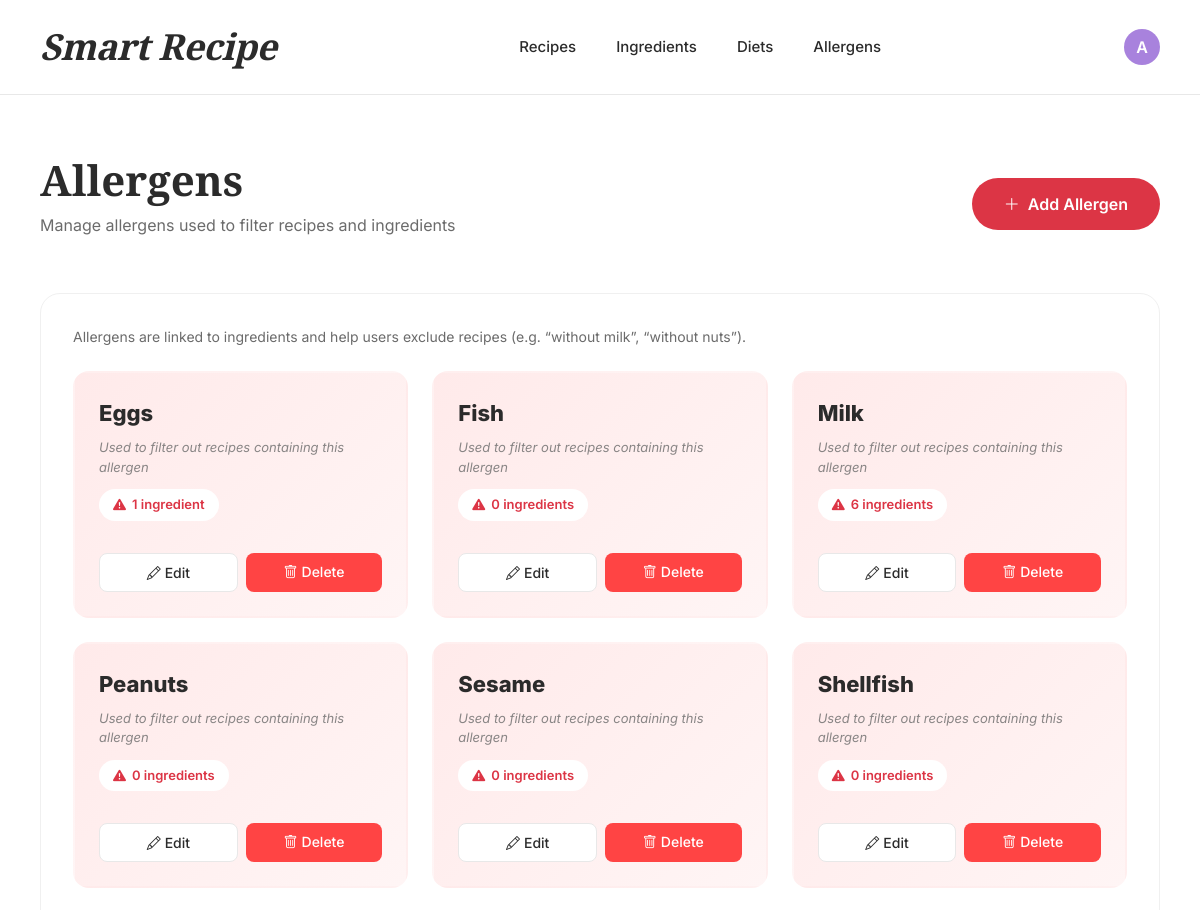
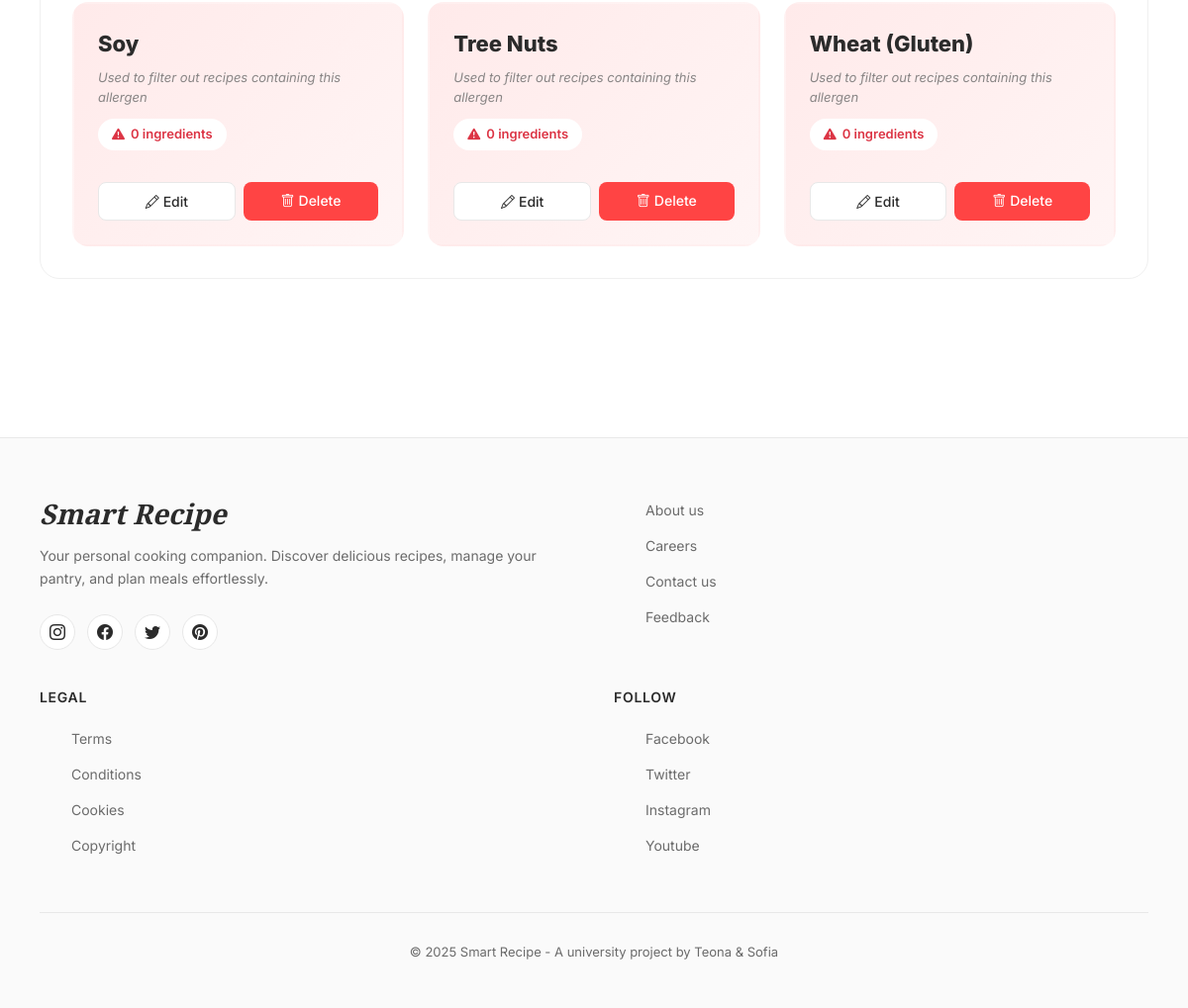
Screenshot of /allergens/ (signed in) with the database file from the repository (2 pictures, top to bottom).
### smart_recipe_app/models.py (models this page shows, shortened)
class Allergen(models.Model):
    name = models.CharField(max_length=50, unique=True)

### smart_recipe_app/views.py (the view)
# urls.py: path("allergens/", views.allergen_list, name="allergen_list"),
@login_required
def allergen_list(request):
    allergens = Allergen.objects.all().order_by("name")
    return render(request, "allergens/allergens.html", {"allergens": allergens})

### smart_recipe_app/templates/allergens/allergens.html (shortened to what this page needs)
{% extends 'common/base.html' %}
{% block content %}
<div class="allergens-container">
    <div class="page-header">
        <div class="d-flex justify-content-between align-items-center flex-wrap gap-3">
            <div>
                <h1 class="page-title">Allergens</h1>
                <p class="page-subtitle">Manage allergens used to filter recipes and ingredients</p>
            </div>
            <a href="{% url 'allergen_create' %}" class="btn-add">
                <i class="bi bi-plus-lg me-2"></i>Add Allergen
            </a>
        </div>
    </div>
    <div class="allergens-card">
        {% if allergens %}
            <p style="color: var(--text-muted); font-size: 14px; margin-bottom: 24px;">
                Allergens are linked to ingredients and help users exclude recipes (e.g. “without milk”, “without nuts”).
            </p>
            <div class="allergen-grid">
                {% for a in allergens %}
                <div class="allergen-item">
                    <div class="allergen-name">{{ a.name }}</div>
                    <div class="allergen-description">Used to filter out recipes containing this allergen</div>
                    {% with count=a.ingredients.count %}
                        <div class="allergen-count">
                            <i class="bi bi-exclamation-triangle-fill"></i>
                            <span>{{ count }} ingredient{{ count|pluralize }}</span>
                        </div>
                    {% endwith %}
                    <div class="allergen-actions">
                        <a href="{% url 'allergen_edit' a.id %}" class="btn-edit-allergen">
                            <i class="bi bi-pencil me-1"></i>Edit
                        </a>
                        <a href="{% url 'allergen_delete' a.id %}" class="btn-delete-allergen">
                            <i class="bi bi-trash me-1"></i>Delete
                        </a>
                    </div>
                </div>
                {% endfor %}
            </div>
        {% endif %}
    </div>
</div>
{% endblock %}

### smart_recipe_app/templates/common/base.html (shortened to what this page needs)
{% load static %}
<!DOCTYPE html>
<html lang="en">
<head>
    <link href="https://cdn.jsdelivr.net/npm/bootstrap@5.3.2/dist/css/bootstrap.min.css" rel="stylesheet">
    <link rel="stylesheet" href="https://cdn.jsdelivr.net/npm/bootstrap-icons@1.11.1/font/bootstrap-icons.css">
</head>
<body>
    <header class="clean-header">
        <div class="header-container">
            <a href="{% url 'index' %}" class="logo-text">Smart Recipe</a>
            {% if user.is_authenticated %}
            <nav class="header-nav">
                <a href="{% url 'recipe_list' %}" class="nav-link">Recipes</a>
                <a href="{% url 'ingredient_list' %}" class="nav-link">Ingredients</a>
                <a href="{% url 'diet_list' %}" class="nav-link">Diets</a>
                <a href="{% url 'allergen_list' %}" class="nav-link">Allergens</a>
            </nav>
            <div class="header-actions">
                <div class="dropdown user-menu">
                    <button class="user-btn dropdown-toggle" type="button" data-bs-toggle="dropdown" aria-expanded="false">
                        <div class="user-avatar">
                            {{ user.username|first|upper }}
                        </div>
                    </button>
                </div>
            </div>
            {% else %}
            <div class="header-actions">
                <a href="{% url 'login' %}" class="nav-link">Login</a>
            </div>
            {% endif %}
        </div>
    </header>
    <main>
        {% block content %}{% endblock %}
    </main>
    <footer class="clean-footer">
        <div class="footer-container">
            <div class="footer-content">
                <div class="footer-brand">
                    <h3>Smart Recipe</h3>
                    <p>Your personal cooking companion. Discover delicious recipes, manage your pantry, and plan meals effortlessly.</p>
                    <div class="social-links">
                        <a href="#" class="social-link" aria-label="Instagram">
                            <i class="bi bi-instagram"></i>
                        </a>
                        <a href="#" class="social-link" aria-label="Facebook">
                            <i class="bi bi-facebook"></i>
                        </a>
                        <a href="#" class="social-link" aria-label="Twitter">
                            <i class="bi bi-twitter"></i>
                        </a>
                        <a href="#" class="social-link" aria-label="Pinterest">
                            <i class="bi bi-pinterest"></i>
                        </a>
                    </div>
                </div>
                <div class="footer-section">
                    <ul class="footer-links">
                        <li><a href="#">About us</a></li>
                        <li><a href="#">Careers</a></li>
                        <li><a href="#">Contact us</a></li>
                        <li><a href="#">Feedback</a></li>
                    </ul>
                </div>
                <div class="footer-section">
                    <h4>Legal</h4>
                    <ul class="footer-links">
                        <li><a href="#">Terms</a></li>
                        <li><a href="#">Conditions</a></li>
                        <li><a href="#">Cookies</a></li>
                        <li><a href="#">Copyright</a></li>
                    </ul>
                </div>
                <div class="footer-section">
                    <h4>Follow</h4>
                    <ul class="footer-links">
                        <li><a href="#">Facebook</a></li>
                        <li><a href="#">Twitter</a></li>
                        <li><a href="#">Instagram</a></li>
                        <li><a href="#">Youtube</a></li>
                    </ul>
                </div>
            </div>
            <div class="footer-bottom">
                <p>&copy; 2025 Smart Recipe - A university project by Teona & Sofia</p>
            </div>
        </div>
    </footer>
</body>
</html>

### smart_recipe_app/templates/common/base.html (style rules this page uses)
:root { --vintage-grape: #49416D; --bright-lavender: #A882DD; --sweet-salmon: #E08D79; --honeydew: #E0EFDE; --icy-aqua: #B3F2DD; --text-dark: #2b2b2b; --text-muted: #6b6b6b; }
* { margin: 0; padding: 0; box-sizing: border-box; }
body { font-family: 'Inter', -apple-system, BlinkMacSystemFont, sans-serif; color: var(--text-dark); background-color: #ffffff; min-height: 100vh; display: flex; flex-direction: column; }
.clean-header { background: white; border-bottom: 1px solid #e8e8e8; position: sticky; top: 0; z-index: 1000; padding: 20px 0; }
.header-container { max-width: 1400px; margin: 0 auto; padding: 0 40px; display: flex; align-items: center; justify-content: space-between; }
.logo-text { font-family: 'Playfair Display', serif; font-size: 36px; font-weight: 900; font-style: italic; color: var(--text-dark); text-decoration: none; letter-spacing: -0.5px; transition: color 0.3s ease; }
.header-nav { display: flex; align-items: center; gap: 40px; }
.nav-link { color: var(--text-dark); text-decoration: none; font-weight: 500; font-size: 15px; transition: color 0.3s ease; }
.header-actions { display: flex; align-items: center; gap: 25px; }
.user-btn.dropdown-toggle::after { display: none; }
.user-btn { background: transparent; border: none; padding: 0; cursor: pointer; }
.user-avatar { width: 36px; height: 36px; background: var(--bright-lavender); border-radius: 50%; display: flex; align-items: center; justify-content: center; color: white; font-weight: 600; transition: transform 0.3s ease; }
main { flex: 1; }
.clean-footer { background: #fafafa; border-top: 1px solid #e8e8e8; padding: 60px 0 30px; margin-top: 80px; }
.footer-container { max-width: 1400px; margin: 0 auto; padding: 0 40px; }
.footer-content { display: grid; grid-template-columns: 2fr 1fr 1fr 1fr; gap: 60px; margin-bottom: 40px; }
.footer-brand h3 { font-family: 'Playfair Display', serif; font-size: 28px; font-weight: 900; font-style: italic; margin-bottom: 15px; color: var(--text-dark); }
.footer-brand p { color: var(--text-muted); line-height: 1.6; margin-bottom: 25px; font-size: 14px; }
.social-links { display: flex; gap: 12px; }
.social-link { width: 36px; height: 36px; background: white; border: 1px solid #e8e8e8; border-radius: 50%; display: flex; align-items: center; justify-content: center; color: var(--text-dark); text-decoration: none; transition: all 0.3s ease; }
.footer-section h4 { font-weight: 600; margin-bottom: 20px; font-size: 14px; text-transform: uppercase; letter-spacing: 0.05em; color: var(--text-dark); }
.footer-links { list-style: none; }
.footer-links li { margin-bottom: 12px; }
.footer-links a { color: var(--text-muted); text-decoration: none; font-size: 14px; transition: all 0.3s ease; }
.footer-bottom { border-top: 1px solid #e8e8e8; padding-top: 30px; text-align: center; font-size: 13px; color: var(--text-muted); }
@media (max-width: 1200px) { .footer-content { grid-template-columns: 1fr 1fr; gap: 40px; } }

### rows the page displays
Allergen: name "Eggs", ingredients.count "1"
Allergen: name "Fish", ingredients.count "0"
Allergen: name "Milk", ingredients.count "6"
Allergen: name "Peanuts", ingredients.count "0"
Allergen: name "Sesame", ingredients.count "0"
Allergen: name "Shellfish", ingredients.count "0"
Allergen: name "Soy", ingredients.count "0"
Allergen: name "Tree Nuts", ingredients.count "0"
Allergen: name "Wheat (Gluten)", ingredients.count "0"

### other values shown
{{ user.username|first|upper }} "A"
